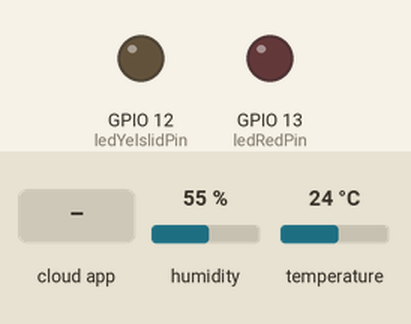
Simulated run of this sketch. Board: ESP8266 (NodeMCU). Parts: output pins drawn as LEDs (lit = HIGH). The inputs (shaded band) are chosen by the test bench; at power-on: humidity 55 %, temperature 24 °C. WiFi joins after 1.5 s; servers stay silent unless stated; no MQTT or app messages arrive unless stated; what the sketch prints to the serial monitor is not drawn.

Above: at 2.7 s.
2.8 s: the phone or cloud app sets ledred to ON
At 3.4 s:
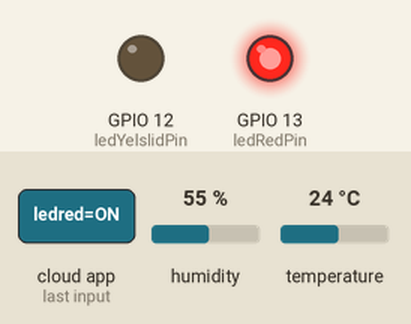
10.8 s: the phone or cloud app sets ledred to OFF
At 12.1 s:
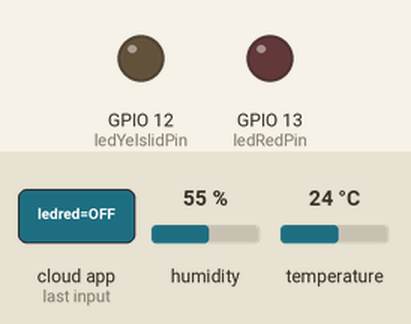
Timing chart, 0 to 13.8 s (numbered marks = the images above; inputs shaded):
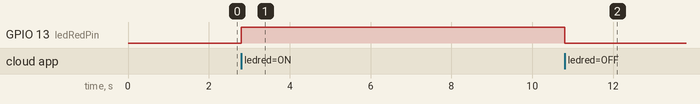

Measured:
- after the input at 2.8 s, GPIO 13 (ledRedPin): LOW → HIGH at once
- after the input at 10.8 s, GPIO 13 (ledRedPin): HIGH → LOW at once

The sketch:

mqtt_esp8266_dht_led_t2_ok.ino
```cpp
/***************************************************
 * Primer intento de MQTT propio con temperatura humedad y un led simulando un rele
 * JCSP
 * 29-3-2017
 * Resultado :
 * Conexion de DHT12, AM2302
 * vista frente con serigrafia identificativa
 * 1ro Izquierda "+"= 3,3 v
 * 2do izquierd "data"  GPIO02 --> D4 + PULL-UP 10K A 3.3
 * 3ro No conectado
 * Derecha "-" = GND
 *
 * LED Rojo en pin D7 , GPIO13
 * LED yellow en pin D6 GPIO12
 * con resitencia de 120 ohm en circuito con 3.3 v
 ****************************************************/
#include <ESP8266WiFi.h>
#include "Adafruit_MQTT.h"
#include "Adafruit_MQTT_Client.h"
#include <DHT.h>
#include <Wire.h>

/************************* LED PINES *********************************/
int ledRedPin = 13; // GPIO13 = D7, con resistencia de 100 ohm
int ledYelslidPin = 12; // GPIO13 = D6, con resistencia de 100 ohm, sera PMW, con un feed slider

/************************* WiFi Access Point *********************************/

#define WLAN_SSID       "belkin.75e"
#define WLAN_PASS       "........."

/************************* Adafruit.io Setup *********************************/

#define AIO_SERVER      "io.adafruit.com"
#define AIO_SERVERPORT  1883                   // use 8883 for SSL
#define AIO_USERNAME    "jcspoza"
#define AIO_KEY         "........"

/************ Global State (you don't need to change this!) ******************/

// Create an ESP8266 WiFiClient class to connect to the MQTT server.
WiFiClient client;
// or... use WiFiFlientSecure for SSL
//WiFiClientSecure client;

// Setup the MQTT client class by passing in the WiFi client and MQTT server and login details.
Adafruit_MQTT_Client mqtt(&client, AIO_SERVER, AIO_SERVERPORT, AIO_USERNAME, AIO_KEY);

/***************************** Feeds ******************************
 * Hay que  crear 4 feed : Temperatura, Humedad, ledred y ledyel este ultimo PMW
 *
 */

// Setup a feed called 'temperatura' y 'humedad' for publishing.
// Notice MQTT paths for AIO follow the form: <username>/feeds/<feedname>
Adafruit_MQTT_Publish temperatura = Adafruit_MQTT_Publish(&mqtt, AIO_USERNAME "/feeds/temperatura");
Adafruit_MQTT_Publish humedad = Adafruit_MQTT_Publish(&mqtt, AIO_USERNAME "/feeds/humedad");

// Setup a feed called 'ledred' y 'ledyelslid'for subscribing to changes.
Adafruit_MQTT_Subscribe ledred = Adafruit_MQTT_Subscribe(&mqtt, AIO_USERNAME "/feeds/ledred");
Adafruit_MQTT_Subscribe ledyelslid = Adafruit_MQTT_Subscribe(&mqtt, AIO_USERNAME "/feeds/ledyelslid");
/*************************** Sketch Code ************************************/

// Bug workaround for Arduino 1.6.6, it seems to need a function declaration
// for some reason (only affects ESP8266, likely an arduino-builder bug).
void MQTT_connect();

/*************************** DHT ************************************/
#define DHTPIN 2     // what digital pin we're connected to.. connect D4 pin of Nodemcu
//#define DHTTYPE DHT11   // DHT 11
#define DHTTYPE DHT22 // DHT 22 (AM2302), AM2321
DHT dht(DHTPIN, DHTTYPE);

void setup() {
  pinMode(ledRedPin, OUTPUT);
  pinMode(ledYelslidPin, OUTPUT);
  Serial.begin(115200);
  delay(10);

  Serial.println(F("Adafruit MQTT demo 2 pub + 2 sub"));

  // Connect to WiFi access point.
  Serial.println(); Serial.println();
  Serial.print("Connecting to ");
  Serial.println(WLAN_SSID);

  WiFi.begin(WLAN_SSID, WLAN_PASS);
  while (WiFi.status() != WL_CONNECTED) {
    delay(500);
    Serial.print(".");
  }
  Serial.println();

  Serial.println("WiFi connected");
  Serial.println("IP address: "); Serial.println(WiFi.localIP());

  // Setup MQTT subscription for ledRedPin & ledYelslidPin slider feed.
  mqtt.subscribe(&ledred);
  mqtt.subscribe(&ledyelslid);
}

void loop() {
  // Ensure the connection to the MQTT server is alive (this will make the first
  // connection and automatically reconnect when disconnected).  See the MQTT_connect
  // function definition further below.

  MQTT_connect();

  // LEER Reading temperature or humidity takes about 250 milliseconds!
  // Sensor readings may also be up to 2 seconds 'old' (its a very slow sensor)
  float h = dht.readHumidity();
  float t = dht.readTemperature(); // Read temperature as Celsius (the default)
  if (isnan(h) || isnan(t)) {  // Check if any reads failed and exit early (to try again).
    Serial.println("Error leer DHT!");
    return;
  }

  // this is our 'wait for incoming subscription packets' busy subloop
  // try to spend your time here

   Adafruit_MQTT_Subscribe *subscription;
  while ((subscription = mqtt.readSubscription(5000))) {
    // Check if its the ledred button feed
    if (subscription == &ledred) {
      Serial.print(F("Led RED On-Off button: "));
      Serial.println((char *)ledred.lastread);

      if (strcmp((char *)ledred.lastread, "ON") == 0) {
        digitalWrite(ledRedPin, HIGH);
      }
      if (strcmp((char *)ledred.lastread, "OFF") == 0) {
        digitalWrite(ledRedPin, LOW);
      }
    }

    // check if its the slider feed ledyelslid
    if (subscription == &ledyelslid) {
      Serial.print(F("Led yellow Slider: "));
      Serial.println((char *)ledyelslid.lastread);
      uint16_t sliderval = atoi((char *)ledyelslid.lastread);  // convert to a number
      analogWrite(ledYelslidPin, sliderval);
    }
  }
  // Now we can publish stuff!
  Serial.print(F("\nSending Temperature val "));
  Serial.print(t);
  Serial.print("...");
  if (! temperatura.publish(t)) {
    Serial.println(F("Failed"));
  } else {
    Serial.println(F("OK!"));
  }
Serial.print(F("\nSending Humidity val "));
  Serial.print(h);
  Serial.print("...");
  if (! humedad.publish(h)) {
    Serial.println(F("Failed"));
  } else {
    Serial.println(F("OK!"));
  }

  // ping the server to keep the mqtt connection alive
  // NOT required if you are publishing once every KEEPALIVE seconds
  /*
  if(! mqtt.ping()) {
    mqtt.disconnect();
  }
  */
}

// Function to connect and reconnect as necessary to the MQTT server.
// Should be called in the loop function and it will take care if connecting.
void MQTT_connect() {
  int8_t ret;

  // Stop if already connected.
  if (mqtt.connected()) {
    return;
  }

  Serial.print("Connecting to MQTT... ");

  uint8_t retries = 3;
  while ((ret = mqtt.connect()) != 0) { // connect will return 0 for connected
       Serial.println(mqtt.connectErrorString(ret));
       Serial.println("Retrying MQTT connection in 5 seconds...");
       mqtt.disconnect();
       delay(5000);  // wait 5 seconds
       retries--;
       if (retries == 0) {
         // basically die and wait for WDT to reset me
         while (1);
       }
  }
  Serial.println("MQTT Connected!");
}
```
